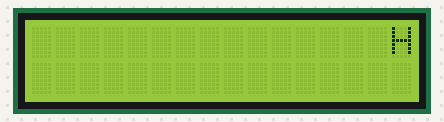
The sketch below on a simulated Arduino Nano, built with avr-gcc and run on an emulated ATmega328P. Shown: 16×2 character LCD.

Above: at 1.2 s.
At 2.7 s:
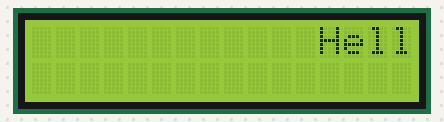
At 3.7 s:
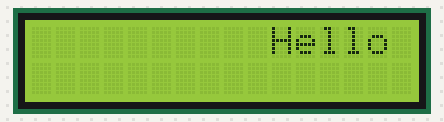
At 4.7 s:
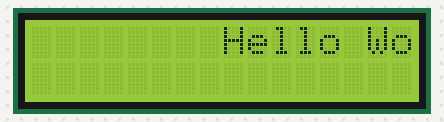
At 6.3 s:
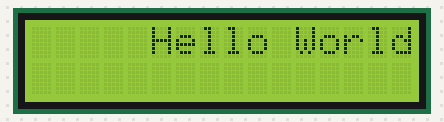
At 7.8 s:
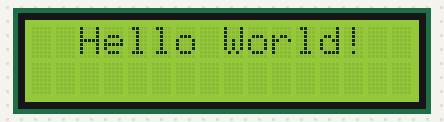

Measured:
- what the display in image 0 shows lasts 0.5 s, from 1.1 s to 1.6 s

The sketch:

lcdhello.ino.ino
```cpp
// (licence header left out)
#include <Wire.h>
#include <LCD.h>
#include <LiquidCrystal_I2C.h>

#define I2C_ADDR    0x27  // Define I2C Address where the PCF8574A is
#define BACKLIGHT_PIN     3
#define En_pin  2
#define Rw_pin  1
#define Rs_pin  0
#define D4_pin  4
#define D5_pin  5
#define D6_pin  6
#define D7_pin  7

LiquidCrystal_I2C  lcd(I2C_ADDR,En_pin,Rw_pin,Rs_pin,D4_pin,D5_pin,D6_pin,D7_pin);

int width = 16;
int height = 2;
int wait = 500;
int n = 0;

void setup()
{
  lcd.begin (16,2);

// Switch on the backlight
  lcd.setBacklightPin(BACKLIGHT_PIN,POSITIVE);
  lcd.setBacklight(HIGH);
  lcd.home ();                   // go home
  lcd.setCursor ( width, 0 );        // go to end
}

void loop()
{
  while (n < width)
  {
    lcd.print("Hello World! ");
    delay(wait);
    lcd.setCursor ( width - n, 0 );
    n++;
  }

}
```
